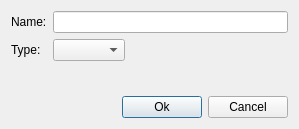
<ui version="4.0" >
 <class>NewPrereqDialog</class>
 <widget class="QDialog" name="NewPrereqDialog" >
  <property name="geometry" >
   <rect>
    <x>0</x>
    <y>0</y>
    <width>299</width>
    <height>129</height>
   </rect>
  </property>
  <property name="windowTitle" >
   <string>New Prerequisite</string>
  </property>
  <layout class="QVBoxLayout" >
   <item>
    <layout class="QGridLayout" >
     <item row="0" column="1" >
      <widget class="QLineEdit" name="_name" />
     </item>
     <item row="1" column="1" >
      <layout class="QHBoxLayout" >
       <item>
        <widget class="QComboBox" name="_type" />
       </item>
       <item>
        <spacer>
         <property name="orientation" >
          <enum>Qt::Horizontal</enum>
         </property>
         <property name="sizeType" >
          <enum>QSizePolicy::Expanding</enum>
         </property>
         <property name="sizeHint" >
          <size>
           <width>40</width>
           <height>20</height>
          </size>
         </property>
        </spacer>
       </item>
      </layout>
     </item>
     <item row="0" column="0" >
      <widget class="QLabel" name="_nameLabel" >
       <property name="text" >
        <string>Name:</string>
       </property>
       <property name="wordWrap" >
        <bool>false</bool>
       </property>
      </widget>
     </item>
     <item row="1" column="0" >
      <widget class="QLabel" name="_typeLabel" >
       <property name="text" >
        <string>Type:</string>
       </property>
       <property name="wordWrap" >
        <bool>false</bool>
       </property>
      </widget>
     </item>
    </layout>
   </item>
   <item>
    <spacer>
     <property name="orientation" >
      <enum>Qt::Vertical</enum>
     </property>
     <property name="sizeType" >
      <enum>QSizePolicy::Expanding</enum>
     </property>
     <property name="sizeHint" >
      <size>
       <width>20</width>
       <height>40</height>
      </size>
     </property>
    </spacer>
   </item>
   <item>
    <layout class="QHBoxLayout" >
     <item>
      <spacer>
       <property name="orientation" >
        <enum>Qt::Horizontal</enum>
       </property>
       <property name="sizeType" >
        <enum>QSizePolicy::Expanding</enum>
       </property>
       <property name="sizeHint" >
        <size>
         <width>40</width>
         <height>20</height>
        </size>
       </property>
      </spacer>
     </item>
     <item>
      <widget class="QPushButton" name="_accept" >
       <property name="text" >
        <string>Ok</string>
       </property>
      </widget>
     </item>
     <item>
      <widget class="QPushButton" name="_cancel" >
       <property name="text" >
        <string>Cancel</string>
       </property>
      </widget>
     </item>
    </layout>
   </item>
  </layout>
 </widget>
 <layoutdefault spacing="6" margin="11" />
 <pixmapfunction>qPixmapFromMimeSource</pixmapfunction>
 <resources/>
 <connections>
  <connection>
   <sender>_accept</sender>
   <signal>clicked()</signal>
   <receiver>NewPrereqDialog</receiver>
   <slot>sAccept()</slot>
   <hints>
    <hint type="sourcelabel" >
     <x>20</x>
     <y>20</y>
    </hint>
    <hint type="destinationlabel" >
     <x>20</x>
     <y>20</y>
    </hint>
   </hints>
  </connection>
  <connection>
   <sender>_cancel</sender>
   <signal>clicked()</signal>
   <receiver>NewPrereqDialog</receiver>
   <slot>reject()</slot>
   <hints>
    <hint type="sourcelabel" >
     <x>20</x>
     <y>20</y>
    </hint>
    <hint type="destinationlabel" >
     <x>20</x>
     <y>20</y>
    </hint>
   </hints>
  </connection>
 </connections>
</ui>
